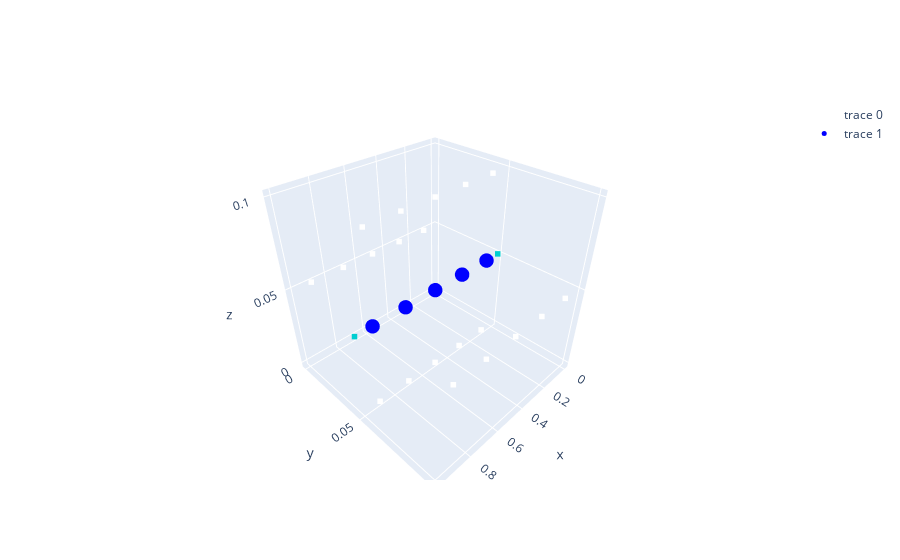

Notebook code cell kept with this figure:
### Code cell
# ------------Mesh creation -----------------
malla = Mesh(1, volumes=nvx,lengths=(lx,0.1,0.1))
#-------------Definimos fronteras ----------
malla.tag_wall_dirichlet('W',TA)
malla.tag_wall_dirichlet('E',TB)
malla.draw()

### Figure 1 — Plotly figure (JSON) as saved in the notebook; plotly's stock layout.template omitted (floating-point values rounded to 4 significant figures)
{"data": [{"marker": {"color": ["white", "white", "white", "white", "white", "white", "white", "white", "white", "white", "darkturquoise", "darkturquoise", "white", "white", "white", "white", "white", "white", "white", "white", "white", "white"], "size": 2, "symbol": "square"}, "mode": "markers", "type": "scatter3d", "x": [0.1, 0.3, 0.5, 0.7, 0.9, 0.1, 0.3, 0.5, 0.7, 0.9, 0, 1, 0.1, 0.3, 0.5, 0.7, 0.9, 0.1, 0.3, 0.5, 0.7, 0.9], "y": [0.05, 0.05, 0.05, 0.05, 0.05, 0, 0, 0, 0, 0, 0.05, 0.05, 0.1, 0.1, 0.1, 0.1, 0.1, 0.05, 0.05, 0.05, 0.05, 0.05], "z": [0, 0, 0, 0, 0, 0.05, 0.05, 0.05, 0.05, 0.05, 0.05, 0.05, 0.05, 0.05, 0.05, 0.05, 0.05, 0.1, 0.1, 0.1, 0.1, 0.1]}, {"marker": {"color": "blue", "size": 5}, "mode": "markers", "type": "scatter3d", "x": [0.1, 0.3, 0.5, 0.7, 0.9], "y": [0.05, 0.05, 0.05, 0.05, 0.05], "z": [0.05, 0.05, 0.05, 0.05, 0.05]}], "layout": {}}
